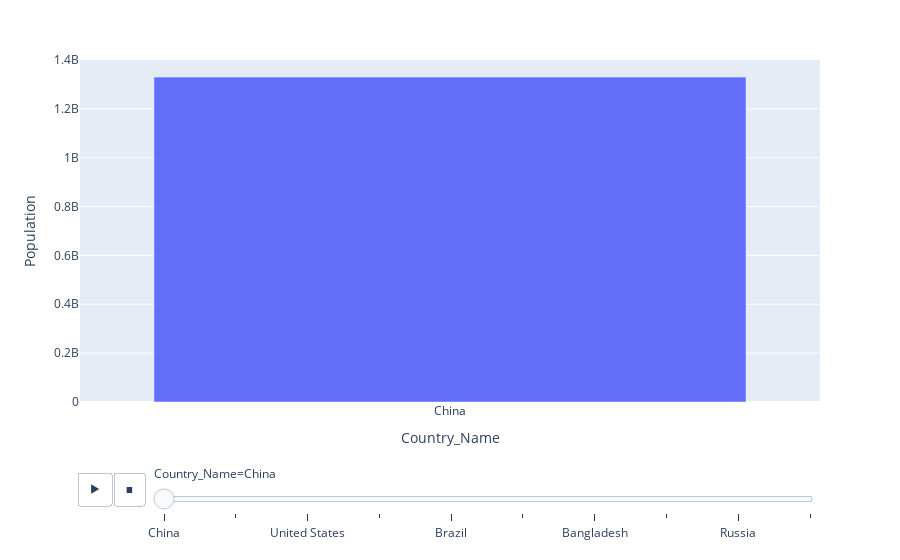

Source (notebook cell):
### Code cell
import plotly.express as px

fig = px.bar(df.sort_values("Population", ascending=False).head(10),
             x="Country_Name",
             y="Population",
             animation_frame="Country_Name")

fig.show()

### Figure 1 — Plotly figure (JSON) as saved in the notebook; plotly's stock layout.template omitted (floating-point values rounded to 4 significant figures)
{"data": [{"hovertemplate": "Country_Name=%{x}<br>Population=%{y}<extra></extra>", "legendgroup": "", "marker": {"color": "#636efa", "pattern": {"shape": ""}}, "name": "", "orientation": "v", "showlegend": false, "textposition": "auto", "type": "bar", "x": ["China"], "xaxis": "x", "y": [1330044000], "yaxis": "y"}], "layout": {"barmode": "relative", "legend": {"tracegroupgap": 0}, "margin": {"t": 60}, "sliders": [{"active": 0, "currentvalue": {"prefix": "Country_Name="}, "len": 0.9, "pad": {"b": 10, "t": 60}, "steps": [{"args": [["China"], {"frame": {"duration": 0, "redraw": true}, "fromcurrent": true, "mode": "immediate", "transition": {"duration": 0, "easing": "linear"}}], "label": "China", "method": "animate"}, {"args": [["India"], {"frame": {"duration": 0, "redraw": true}, "fromcurrent": true, "mode": "immediate", "transition": {"duration": 0, "easing": "linear"}}], "label": "India", "method": "animate"}, {"args": [["United States"], {"frame": {"duration": 0, "redraw": true}, "fromcurrent": true, "mode": "immediate", "transition": {"duration": 0, "easing": "linear"}}], "label": "United States", "method": "animate"}, {"args": [["Indonesia"], {"frame": {"duration": 0, "redraw": true}, "fromcurrent": true, "mode": "immediate", "transition": {"duration": 0, "easing": "linear"}}], "label": "Indonesia", "method": "animate"}, {"args": [["Brazil"], {"frame": {"duration": 0, "redraw": true}, "fromcurrent": true, "mode": "immediate", "transition": {"duration": 0, "easing": "linear"}}], "label": "Brazil", "method": "animate"}, {"args": [["Pakistan"], {"frame": {"duration": 0, "redraw": true}, "fromcurrent": true, "mode": "immediate", "transition": {"duration": 0, "easing": "linear"}}], "label": "Pakistan", "method": "animate"}, {"args": [["Bangladesh"], {"frame": {"duration": 0, "redraw": true}, "fromcurrent": true, "mode": "immediate", "transition": {"duration": 0, "easing": "linear"}}], "label": "Bangladesh", "method": "animate"}, {"args": [["Nigeria"], {"frame": {"duration": 0, "redraw": true}, "fromcurrent": true, "mode": "immediate", "transition": {"duration": 0, "easing": "linear"}}], "label": "Nigeria", "method": "animate"}, {"args": [["Russia"], {"frame": {"duration": 0, "redraw": true}, "fromcurrent": true, "mode": "immediate", "transition": {"duration": 0, "easing": "linear"}}], "label": "Russia", "method": "animate"}, {"args": [["Japan"], {"frame": {"duration": 0, "redraw": true}, "fromcurrent": true, "mode": "immediate", "transition": {"duration": 0, "easing": "linear"}}], "label": "Japan", "method": "animate"}], "x": 0.1, "xanchor": "left", "y": 0, "yanchor": "top"}], "updatemenus": [{"buttons": [{"args": [null, {"frame": {"duration": 500, "redraw": true}, "fromcurrent": true, "mode": "immediate", "transition": {"duration": 500, "easing": "linear"}}], "label": "&#9654;", "method": "animate"}, {"args": [[null], {"frame": {"duration": 0, "redraw": true}, "fromcurrent": true, "mode": "immediate", "transition": {"duration": 0, "easing": "linear"}}], "label": "&#9724;", "method": "animate"}], "direction": "left", "pad": {"r": 10, "t": 70}, "showactive": false, "type": "buttons", "x": 0.1, "xanchor": "right", "y": 0, "yanchor": "top"}], "xaxis": {"anchor": "y", "categoryarray": ["China", "India", "United States", "Indonesia", "Brazil", "Pakistan", "Bangladesh", "Nigeria", "Russia", "Japan"], "categoryorder": "array", "domain": [0, 1], "title": {"text": "Country_Name"}}, "yaxis": {"anchor": "x", "domain": [0, 1], "title": {"text": "Population"}}}}
